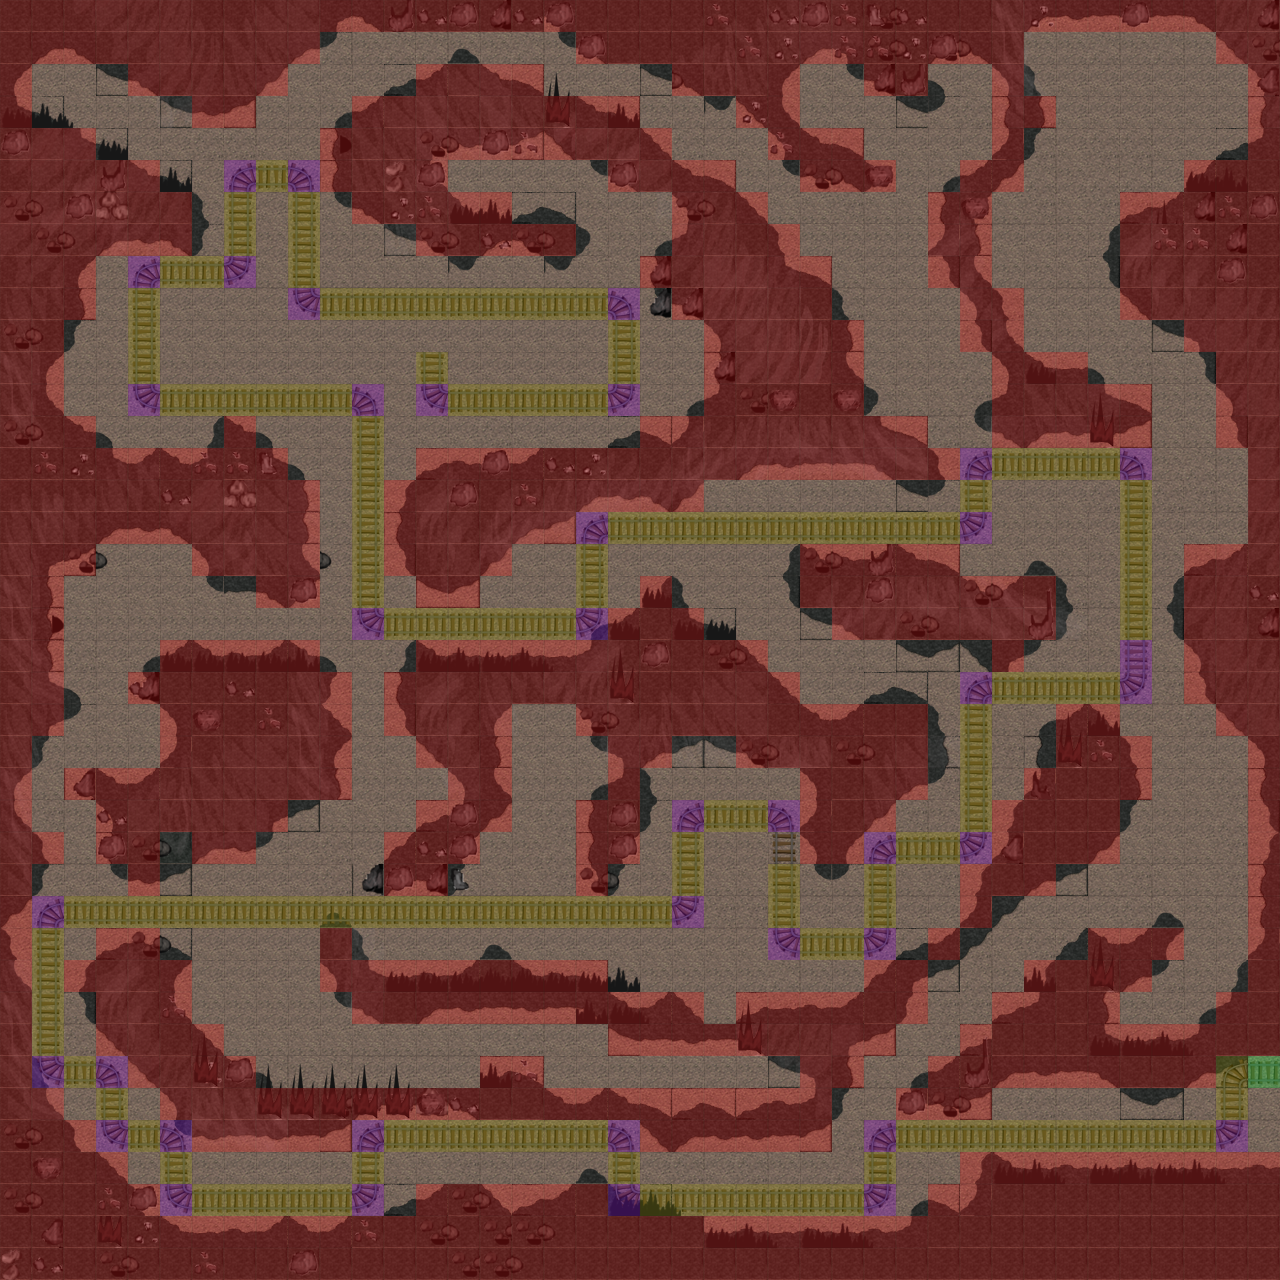

Below is a game level as drawn by its tile map, then a one-line description and the .tmx that defines it (tile-layer data replaced by summaries):
An orthogonal 40x40 tile map with 32x32 px tiles, 9 tile layers (base, silhouette, cliff, cliff2, ...), 1 hidden layer not drawn, 5 tilesets and 28 objects (11x Gold, 6x Powerup, EnemySpawn1, EnemySpawn2, EnemySpawn3, ...).

<map version="1.0" orientation="orthogonal" width="40" height="40" tilewidth="32" tileheight="32">
 <tileset firstgid="1" name="rocks" tilewidth="32" tileheight="32">
  <image source="rocks-32.png" width="256" height="256" />
 </tileset>
 <tileset firstgid="65" name="rails" tilewidth="32" tileheight="32">
  <image source="rails-32.png" width="128" height="128" />
 </tileset>
 <tileset firstgid="81" name="meta" tilewidth="32" tileheight="32">
  <image source="meta-32.png" width="192" height="32" />
  <tile id="0">
   <properties>
    <property name="Collidable" value="True" />
   </properties>
  </tile>
  <tile id="1">
   <properties>
    <property name="Rail" value="Exit" />
   </properties>
  </tile>
  <tile id="2">
   <properties>
    <property name="Powerup" value="Speedup" />
   </properties>
  </tile>
  <tile id="3">
   <properties>
    <property name="Powerup" value="Lightup" />
   </properties>
  </tile>
  <tile id="4">
   <properties>
    <property name="Rail" value="Curved" />
   </properties>
  </tile>
  <tile id="5">
   <properties>
    <property name="Rail" value="Straight" />
   </properties>
  </tile>
 </tileset>
 <tileset firstgid="87" name="gold-on-wheels" tilewidth="32" tileheight="32">
  <image source="gold-on-wheels-32.png" width="256" height="256" />
 </tileset>
 <tileset firstgid="151" name="cliff" tilewidth="32" tileheight="32">
  <image source="cliff-32.png" width="384" height="384" />
 </tileset>
 <layer name="base" width="40" height="40">
  <data>[1600 cells, 1600 non-empty, 6 distinct tile ids]</data>
 </layer>
 <layer name="silhouette" width="40" height="40">
  <data>[1600 cells, 941 non-empty, 39 distinct tile ids]</data>
 </layer>
 <layer name="cliff" width="40" height="40">
  <data>[1600 cells, 396 non-empty, 105 distinct tile ids]</data>
 </layer>
 <layer name="cliff2" width="40" height="40">
  <data>[1600 cells, 111 non-empty, 47 distinct tile ids]</data>
 </layer>
 <layer name="rocks" width="40" height="40">
  <data>[1600 cells, 192 non-empty, 21 distinct tile ids]</data>
 </layer>
 <layer name="rocks2" width="40" height="40">
  <data>[1600 cells, 10 non-empty, 5 distinct tile ids]</data>
 </layer>
 <layer name="rails" width="40" height="40">
  <data>[1600 cells, 191 non-empty, 6 distinct tile ids]</data>
 </layer>
 <layer name="stalactites" width="40" height="40">
  <data>[1600 cells, 76 non-empty, 11 distinct tile ids]</data>
 </layer>
 <objectgroup name="Objects" width="40" height="40">
  <object name="Powerup" x="515" y="164" width="23" height="19">
   <properties>
    <property name="PowerupType" value="1" />
   </properties>
  </object>
  <object name="Powerup" x="390" y="359" width="20" height="20">
   <properties>
    <property name="PowerupType" value="2" />
   </properties>
  </object>
  <object name="Powerup" x="818" y="72" width="19" height="18">
   <properties>
    <property name="PowerupType" value="1" />
   </properties>
  </object>
  <object name="Powerup" x="711" y="747" width="20" height="16">
   <properties>
    <property name="PowerupType" value="2" />
   </properties>
  </object>
  <object name="Powerup" x="775" y="1066" width="19" height="17">
   <properties>
    <property name="PowerupType" value="2" />
   </properties>
  </object>
  <object name="Powerup" x="198" y="872" width="20" height="19">
   <properties>
    <property name="PowerupType" value="1" />
   </properties>
  </object>
  <object name="EnemySpawn1" x="936" y="71" width="19" height="18">
   <properties>
    <property name="Enemy" value="1" />
   </properties>
  </object>
  <object name="EnemySpawn2" x="102" y="298" width="38" height="36">
   <properties>
    <property name="Enemy" value="1" />
   </properties>
  </object>
  <object name="EnemySpawn3" x="582" y="425" width="19" height="18">
   <properties>
    <property name="Enemy" value="1" />
   </properties>
  </object>
  <object name="EnemySpawn4" x="838" y="649" width="19" height="18">
   <properties>
    <property name="Enemy" value="1" />
   </properties>
  </object>
  <object name="EnemySpawn5" x="1190" y="46" width="19" height="18">
   <properties>
    <property name="Enemy" value="1" />
   </properties>
  </object>
  <object name="EnemySpawn6" x="1127" y="1004" width="19" height="18">
   <properties>
    <property name="Enemy" value="1" />
   </properties>
  </object>
  <object name="EnemySpawn7" x="775" y="842" width="19" height="18">
   <properties>
    <property name="Enemy" value="1" />
   </properties>
  </object>
  <object name="EnemySpawn8" x="1030" y="1097" width="19" height="18">
   <properties>
    <property name="Enemy" value="1" />
   </properties>
  </object>
  <object name="EnemySpawn9" x="357" y="777" width="19" height="18">
   <properties>
    <property name="Enemy" value="1" />
   </properties>
  </object>
  <object name="SpawnPoint" x="73" y="105" width="15" height="19" />
  <object name="GoldCart" x="485" y="388" width="25" height="27">
   <properties>
    <property name="Cart" value="1" />
   </properties>
  </object>
  <object name="Gold" x="871" y="293" width="21" height="22">
   <properties>
    <property name="Gold" value="1" />
   </properties>
  </object>
  <object name="Gold" x="259" y="327" width="21" height="22">
   <properties>
    <property name="Gold" value="1" />
   </properties>
  </object>
  <object name="Gold" x="742" y="613" width="21" height="22">
   <properties>
    <property name="Gold" value="1" />
   </properties>
  </object>
  <object name="Gold" x="548" y="709" width="21" height="22">
   <properties>
    <property name="Gold" value="1" />
   </properties>
  </object>
  <object name="Gold" x="135" y="710" width="21" height="22">
   <properties>
    <property name="Gold" value="1" />
   </properties>
  </object>
  <object name="Gold" x="261" y="932" width="21" height="22">
   <properties>
    <property name="Gold" value="1" />
   </properties>
  </object>
  <object name="Gold" x="677" y="1062" width="21" height="22">
   <properties>
    <property name="Gold" value="1" />
   </properties>
  </object>
  <object name="Gold" x="933" y="900" width="21" height="22">
   <properties>
    <property name="Gold" value="1" />
   </properties>
  </object>
  <object name="Gold" x="102" y="1061" width="21" height="22">
   <properties>
    <property name="Gold" value="1" />
   </properties>
  </object>
  <object name="Gold" x="1061" y="36" width="21" height="22">
   <properties>
    <property name="Gold" value="1" />
   </properties>
  </object>
  <object name="Gold" x="1221" y="484" width="21" height="22">
   <properties>
    <property name="Gold" value="1" />
   </properties>
  </object>
 </objectgroup>
 <layer name="Foreground" width="40" height="40" visible="0">
  <data>[1600 cells, 14 non-empty, 1 distinct tile ids]</data>
 </layer>
 <layer name="Meta" width="40" height="40">
  <data>[1600 cells, 1003 non-empty, 4 distinct tile ids]</data>
 </layer>
</map>
